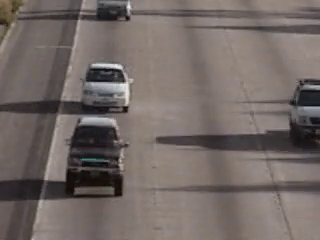
#> input picture frame 44 of highway1.mp4, 320 x 240 px
$ python LucasKanadeOpticalFlow.py
#> lines starting #> are read from the running program, lines starting #| are printed output that depends on the picture; after the words box and inside, x2 and y2 are one past the last pixel; in counts of white or black regions, pixels touching at a corner belong together
import numpy as np
import cv2 as cv
cap = cv.VideoCapture('C:/Users/Nick/Documents/GitHub/OpenCV_Python_Practice/highway1.mp4')
# params for ShiTomasi corner detection
feature_params = dict( maxCorners = 100,
                       qualityLevel = 0.3,
                       minDistance = 7,
                       blockSize = 7 )
# Parameters for lucas kanade optical flow
lk_params = dict( winSize  = (15,15),
                  maxLevel = 2,
                  criteria = (cv.TERM_CRITERIA_EPS | cv.TERM_CRITERIA_COUNT, 10, 0.03))
# Create some random colors
color = np.random.randint(0,255,(100,3))
# Take first frame and find corners in it
ret, old_frame = cap.read()
#> old_frame is the input picture: shape (240, 320, 3); mean B, G, R 101.4, 105.1, 114.9
old_gray = cv.cvtColor(old_frame, cv.COLOR_BGR2GRAY)
p0 = cv.goodFeaturesToTrack(old_gray, mask = None, **feature_params)
#> p0 = 18 rows, first 8: [125, 80], [125, 108], [120, 71], [127, 19], [46, 178], [63, 179], [80, 122], [80, 17]
# Create a mask image for drawing purposes
mask = np.zeros_like(old_frame)
while(1):
    ret,frame = cap.read()
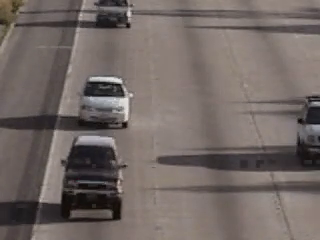
#> input picture frame 45 of highway1.mp4, 320 x 240 px
#> frame is the input picture: shape (240, 320, 3); mean B, G, R 100.3, 104, 114
    frame_gray = cv.cvtColor(frame, cv.COLOR_BGR2GRAY)
    # calculate optical flow
    p1, st, err = cv.calcOpticalFlowPyrLK(old_gray, frame_gray, p0, None, **lk_params)
#> p1 = 18 rows, first 8: [124.7, 94.64], [119.2, 87.01], [107.2, 63.52], [127.6, 26.1], [41.07, 200.1], [58.4, 201.3], [76.23, 141.5], [78.73, 23.89]; st = 18 values from 1 to 1; err = 18 values, max 58.75 at index 12, min 2.12 at index 5, mean 22.15
    # Select good points
    good_new = p1[st==1]
#> good_new has the same summary as p1
    good_old = p0[st==1]
#> good_old has the same summary as p0
    # draw the tracks
    for i,(new,old) in enumerate(zip(good_new,good_old)):
        a,b = new.ravel()
        c,d = old.ravel()
        mask = cv.line(mask, (a,b),(c,d), color[i].tolist(), 2)
        frame = cv.circle(frame,(a,b),5,color[i].tolist(),-1)
#> this loop made 18 passes
#> (a, b, c, d) on passes 1 to 12: (124.7, 94.64, 125, 80), (119.2, 87.01, 125, 108), (107.2, 63.52, 120, 71), (127.6, 26.1, 127, 19), (41.07, 200.1, 46, 178), (58.4, 201.3, 63, 179), (76.23, 141.5, 80, 122), (78.73, 23.89, 80, 17), (130.5, 18.99, 130, 12), (110.6, 117.5, 116, 138), (126.3, 8.74, 126, 2), (101, 75.1, 122, 95)
#> pass 1, `mask = cv.line(mask, (a,b),(c,d), color[i].tolist(), 2)`:
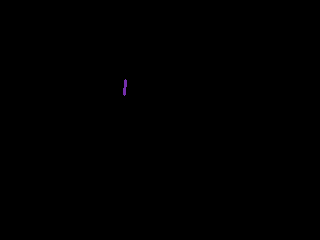
#> mask: shape (240, 320, 3); mean of channels 0, 1, 2 0.1, 0, 0.1; drawn as B, G, R
#> pass 2, `frame = cv.circle(frame,(a,b),5,color[i].tolist(),-1)`:
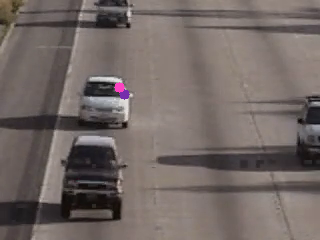
#> frame: shape (240, 320, 3); mean B, G, R 100.5, 103.9, 114.2
#> after the loop:
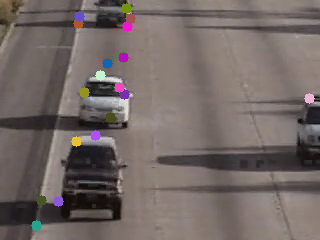
#> frame: shape (240, 320, 3); 1.66% of pixels changed, all inside (x1, y1, x2, y2) = (31, 3, 315, 231)
#> after the loop:
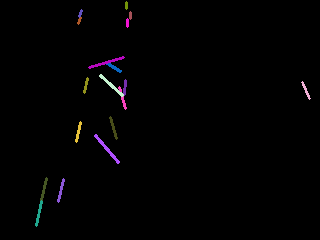
#> mask: shape (240, 320, 3); mean of channels 0, 1, 2 2.1, 1.5, 2; drawn as B, G, R
    img = cv.add(frame,mask)
    cv.imshow('frame',img)
    k = cv.waitKey(100) & 0xff
#> (key Esc is pressed here)
    if k == 27:
        break
    # Now update the previous frame and previous points
    old_gray = frame_gray.copy()
    p0 = good_new.reshape(-1,1,2)
cv.destroyAllWindows()
cap.release()

$ run again, starting later in the video
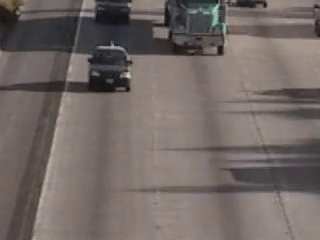
#> input picture frame 352 of highway1.mp4, 320 x 240 px
#> old_frame is the input picture: shape (240, 320, 3); mean B, G, R 101, 104.5, 113.9
#> p0 = 34 rows, first 8: [127, 74], [111, 44], [127, 89], [220, 53], [263, 5], [81, 14], [89, 60], [217, 6]
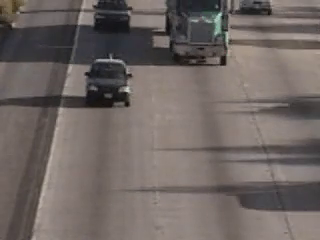
#> input picture frame 353 of highway1.mp4, 320 x 240 px
#> frame is the input picture: shape (240, 320, 3); mean B, G, R 99.2, 102.5, 111.4
#> p1 = 34 rows, first 8: [126.2, 88.26], [109.6, 56.95], [126.4, 103.9], [222.8, 63.2], [269.4, 15.6], [78.88, 22], [86.74, 72.81], [219.6, 14.29]; st = 34 values, max 1 at index 0, min 0 at index 22, mean 0.941; err = 34 values, max 20.33 at index 4, min 0 at index 22, mean 8.67
#> good_new = 32 pairs, first value 11.2 to 269.4, second value 11.11 to 109.2
#> good_old = 32 pairs, first value 19 to 263, second value 3 to 94
#> the loop `for i,(new,old) in enumerate(zip(good_new,good_old)):` made 32 passes
#> (a, b, c, d) on passes 1 to 8: (126.2, 88.26, 127, 74), (109.6, 56.95, 111, 44), (126.4, 103.9, 127, 89), (222.8, 63.2, 220, 53), (269.4, 15.6, 263, 5), (78.88, 22, 81, 14), (86.74, 72.81, 89, 60), (219.6, 14.29, 217, 6)
#> after the loop `for i,(new,old) in enumerate(zip(good_new,good_old)):`:
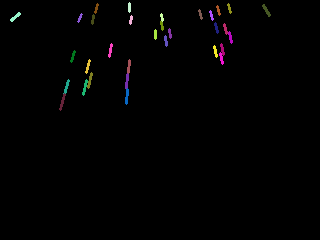
#> mask: shape (240, 320, 3); mean of channels 0, 1, 2 1.7, 1.6, 1.9; drawn as B, G, R
